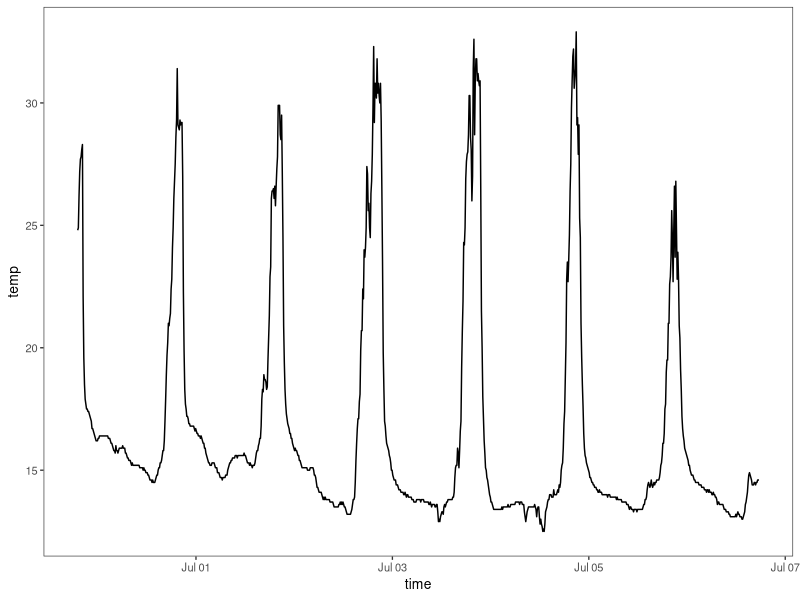
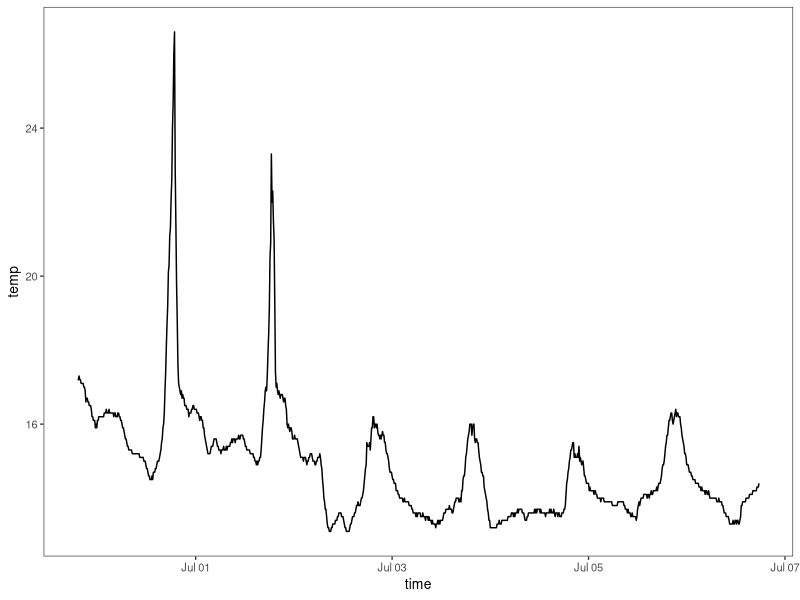
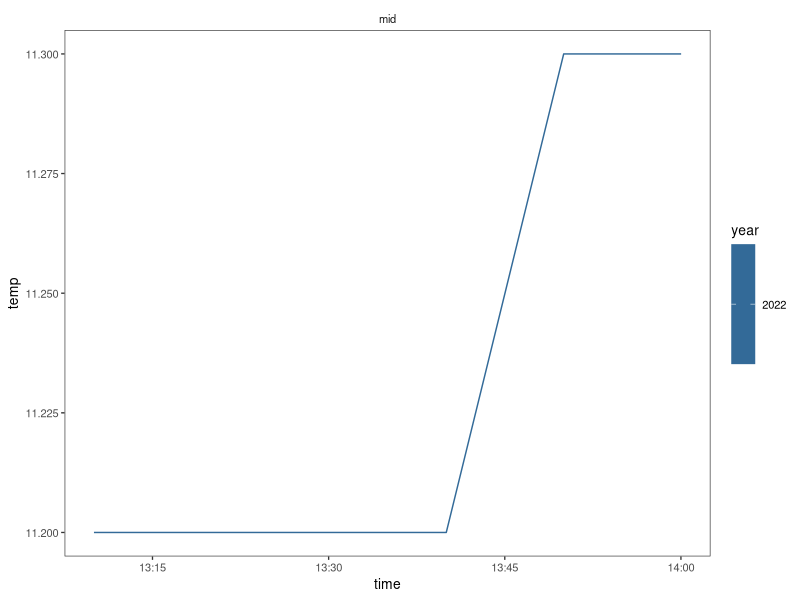
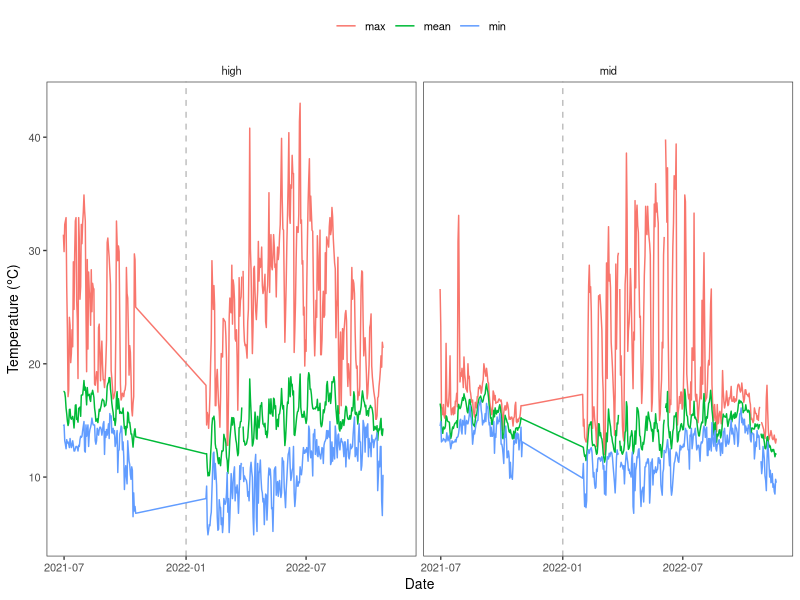
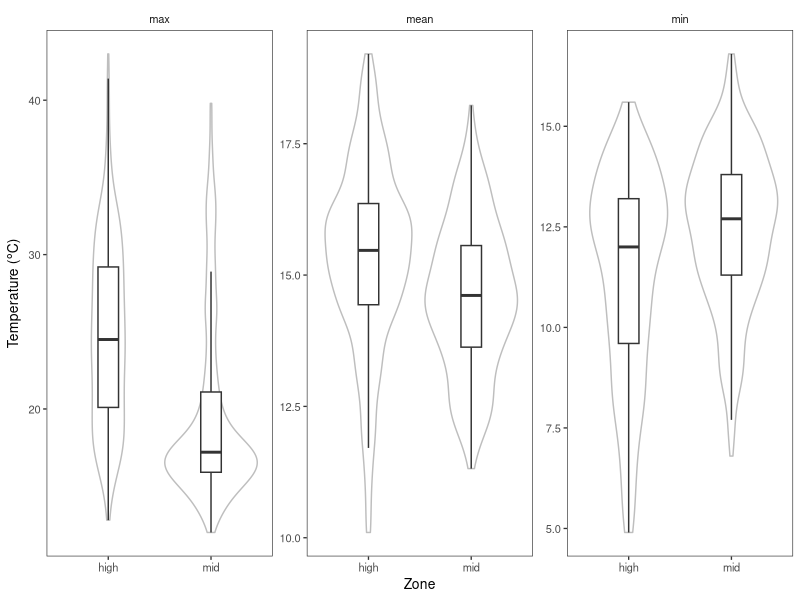
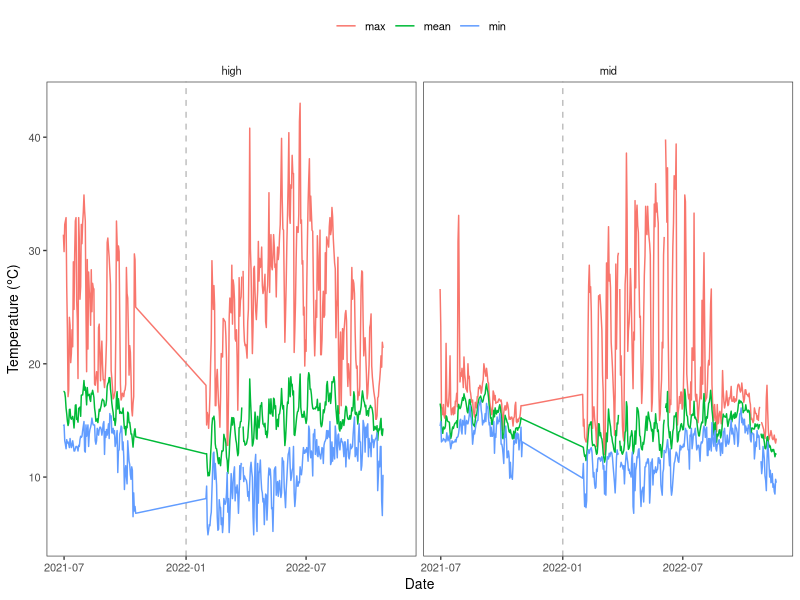
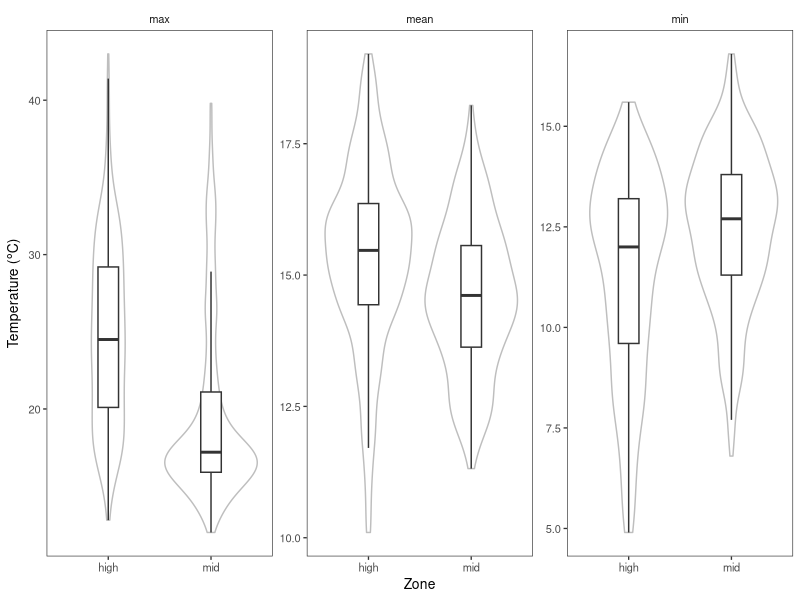

R code for these plots, in order:
################################################################################
##' @title Analyze Hewatt temperature data
##' @author Robin Elahi
##' @date 2022-12-14
##' @log 
################################################################################

#### PACKAGES, DATA ####
library(here)
library(tidyverse)
library(lubridate)

theme_set(theme_bw(base_size = 10) + 
            theme(panel.grid = element_blank(), 
                  strip.background = element_blank()))

# Hewatt high zone
d1 <- read_csv("data_output/envlogger_04924E000C5503.csv") %>% 
  mutate(zone = "high")
d1 %>% 
  head(n = 1000) %>% 
  ggplot(aes(time, temp)) + 
  geom_line()

# Hewatt mid zone
d2 <- read_csv("data_output/envlogger_04EB240037540B.csv") %>% 
  mutate(zone = "mid")
d2 %>% 
  head(n = 1000) %>% 
  ggplot(aes(time, temp)) + 
  geom_line()

# Combine
d <- rbind(d1, d2)

# Lubridate
d <- d %>% 
  mutate(date = date(time), 
         year = year(time), 
         month = month(time), 
         week = week(time), 
         jday = yday(time))

# Plot raw data
d %>% 
  tail() %>% 
  ggplot(aes(time, temp, color = year)) + 
  facet_wrap(~ zone) +
  geom_line()

#### QUALITY CONTROL ####
# Need to remove days without a near-complete set of observations
# Loggers recorded every 10 minutes, only use days with 95% of n_max
n_max <- 24 * 60 / 10
n_threshold <- 0.95 * n_max
n_threshold

d %>% count(date)

d <- d %>% 
  group_by(date, zone) %>%
  mutate(n_obs = n()) %>% 
  ungroup()

unique(d$n_obs)

d <- d %>% 
  filter(n_obs > n_threshold)

#### SUMMARIZE DAILY TEMPERATURE ####

d_summary <- d %>%
  group_by(year, month, week, jday, date, zone) %>% 
  summarize(mean = mean(temp), 
            max = max(temp), 
            min = min(temp)) 

ds_long <- d_summary %>% 
  pivot_longer(cols = mean:min, names_to = "metric", values_to = "tempC")

ds_long %>% 
  ggplot(aes(date, tempC, color = metric)) + 
  facet_wrap(~ zone) + 
  geom_vline(xintercept = date("2022-01-01"), color = "gray", linetype = "dashed") + 
  geom_line() + 
  theme(legend.position = "top", 
        legend.title = element_blank()) +
  ylab(expression(paste("Temperature (", degree, "C)"))) + 
  xlab("Date") 

ggsave(here("figs", "hewatt_env_time_series.pdf"), 
       height = 4, width = 7)

ds_long %>% 
  ggplot(aes(zone, tempC)) + 
  facet_wrap(~ metric, scales = "free_y") + 
  geom_violin(color = "gray") + 
  geom_boxplot(width = 0.2, outlier.size = -1) + 
  ylab(expression(paste("Temperature (", degree, "C)"))) + 
  xlab("Zone")

ggsave(here("figs", "hewatt_env_boxplot.pdf"), 
       height = 4, width = 7)

#### SAVE DATA SUMMARY FOR CLASS ANALYSIS ####

# Save long file as is
ds_long
write.csv(ds_long, "data_output/hewatt_env_time_series_2022.csv")

# Save wide files by tidal height
d_high <- d_summary %>% filter(zone == "high")
d_mid <- d_summary %>% filter(zone == "mid")  

write.csv(d_high, "data_output/hewatt_env_time_series_wide_high_2022.csv")
write.csv(d_mid, "data_output/hewatt_env_time_series_wide_mid_2022.csv")



